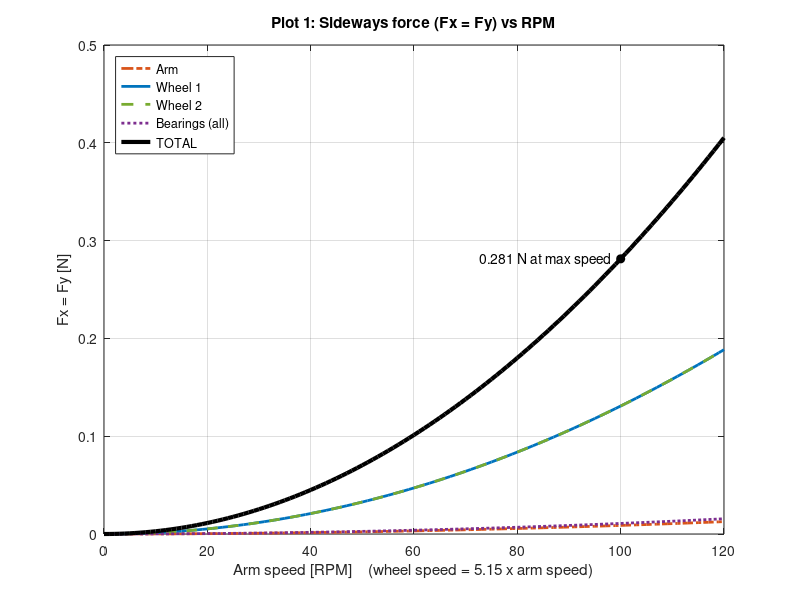
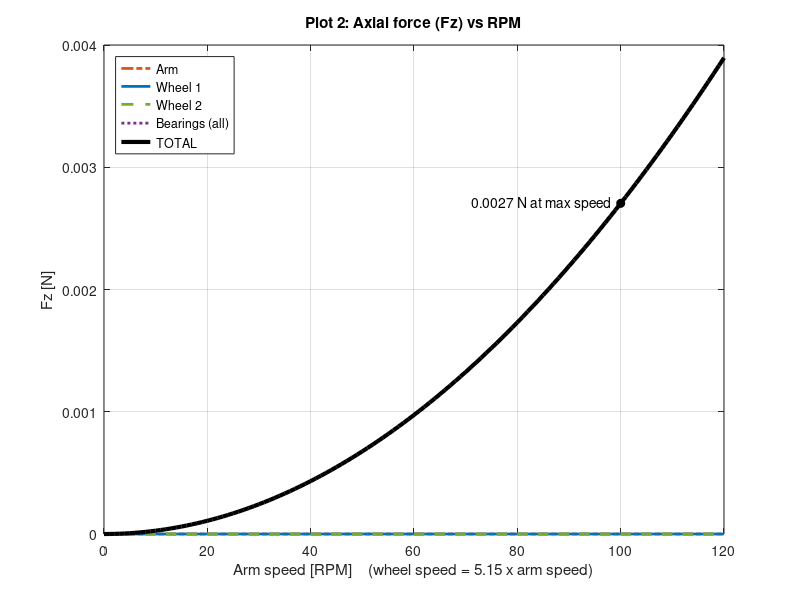

MATLAB code to generate these figures, in order:
%% ========================================================================
%  INDUCED VIBRATION ANALYSIS
%  Forces and moments induced by two momentum wheels, one rotating arm,
%  and their bearings
%
%  Sources:
%    1. IMBALANCE (each rotor), once per revolution (1x RPM)
%       - Static imbalance  : center of mass is off the spin axis -> lateral force
%                             F = mass x eccentricity x speed^2
%       - Dynamic imbalance : rotor sits slightly tilted          -> moment
%                             M = (Izz - I_perpendicular) x tilt x speed^2
%
%    2. BEARINGS (each rotor's tapered roller bearing pair)
%       Rollers passing over tiny bumps on the rings give small kicks at
%       harmonics of the rotor's RPM (cage, cup pass, cone pass, roller spin).
%       - Harmonic numbers come from the bearing geometry (exact).
%       - Kick strength = bearing_kick_ratio x static imbalance force (estimate).
%       - Tapered rollers push at the cup angle, so every kick also has an
%         axial part: axial = lateral x tan(cup angle).
%
%    3. TWIST (each rotor)
%       Motor reaction torque on the shaft during spin-up / spin-down:
%       Mz = Izz x speed / ramp time
%
%  Assumptions (state these in your report):
%    - Hard-mounted: loads are calculated as if bolted to a rigid base.
%    - Tilt and bearing_kick_ratio are estimates (no test data).
%    - Not included: structural resonance, motor torque ripple,
%      test-based bearing amplitudes.
%
%  Directions:
%    lateral = sideways (perpendicular to the shaft)
%    axial   = along the shaft (spin axis)
%
%  How to use:
%    1. Edit SECTION 1 only (your numbers).
%    2. Run the script.
%    3. The Command Window prints Fx, Fy, Fz, Mx, My, Mz in four parts:
%         PART 1  ARM               (imbalance only)
%         PART 2  MOMENTUM WHEELS   (imbalance only)
%         PART 3  BEARINGS          (harmonics only)
%         PART 4  ALL TOGETHER      <- the final answer, at the very bottom
%       The final answer is also saved as final_Fx_N ... final_Mz_Nm.
%  ========================================================================

clear; clc;
fprintf('Calculating...\n');


%% ========================================================================
%  SECTION 1: INPUTS  (this is the only section you need to edit)
%  ========================================================================

% ------------------------------------------------------------------------
% 1A. GENERAL
% ------------------------------------------------------------------------
spin_up_time_s       = 10;     % [s] time to go from 0 to max speed   (for the twist)
spin_down_time_s     = 10;     % [s] time to go from max speed to 0    (for the twist)
reference_position_m = 0;      % [m] point along the shaft where total moments are reported
bearing_kick_ratio   = 0.01;   % [-] each bearing harmonic = this fraction of the static imbalance force (0.01 = 1%)
report_arm_rpm       = [50 200];  % [RPM] extra arm speeds to get results at (wheels follow at the same
                                  %       ratio as the max speeds). Use [] for none.

% ------------------------------------------------------------------------
% 1B. WHEEL 1
% ------------------------------------------------------------------------
wheel1_name               = 'Wheel 1';
wheel1_mass_kg            = 3.0;      % [kg]     rotating mass only
wheel1_eccentricity_um    = 15;       % [um]     center of mass offset from the spin axis
wheel1_Ixx_kgm2           = 0.017;    % [kg*m^2] from CAD, at the center of mass
wheel1_Iyy_kgm2           = 0.017;    % [kg*m^2] from CAD, at the center of mass
wheel1_Izz_kgm2           = 0.034;    % [kg*m^2] from CAD, about the shaft
wheel1_tilt_deg           = 0.04;     % [deg]    how crooked it sits on the shaft
wheel1_max_speed_rpm      = 515;      % [RPM]
wheel1_spin_direction     = -1;       % +1 or -1
wheel1_position_m         = -0.200;   % [m]      center of mass position along the shaft

wheel1_bearing_rollers        = 15;   % [-]   number of rollers      (bearing catalog)
wheel1_bearing_roller_dia_mm  = 7;    % [mm]  mean roller diameter   (bearing catalog)
wheel1_bearing_pitch_dia_mm   = 39;   % [mm]  pitch diameter         (bearing catalog)
wheel1_bearing_cup_angle_deg  = 14;   % [deg] cup (contact) angle    (bearing catalog)

% ------------------------------------------------------------------------
% 1C. ARM
% ------------------------------------------------------------------------
arm_name                  = 'Arm';
arm_mass_kg               = 4.0;      % [kg]     rotating mass only
arm_eccentricity_um       = 20;       % [um]     center of mass offset from the spin axis
arm_Ixx_kgm2              = 0.340;    % [kg*m^2] from CAD, at the center of mass
arm_Iyy_kgm2              = 0.004;    % [kg*m^2] from CAD (about the arm's own length)
arm_Izz_kgm2              = 0.350;    % [kg*m^2] from CAD, about the shaft
arm_tilt_deg              = 0.03;     % [deg]    how crooked it sits on the shaft
arm_max_speed_rpm         = 100;      % [RPM]
arm_spin_direction        = +1;       % +1 or -1
arm_position_m            = 0.000;    % [m]      center of mass position along the shaft

arm_bearing_rollers           = 20;   % [-]   number of rollers      (bearing catalog)
arm_bearing_roller_dia_mm     = 8;    % [mm]  mean roller diameter   (bearing catalog)
arm_bearing_pitch_dia_mm      = 55;   % [mm]  pitch diameter         (bearing catalog)
arm_bearing_cup_angle_deg     = 15;   % [deg] cup (contact) angle    (bearing catalog)

% ------------------------------------------------------------------------
% 1D. WHEEL 2
% ------------------------------------------------------------------------
wheel2_name               = 'Wheel 2';
wheel2_mass_kg            = 3.0;      % [kg]     rotating mass only
wheel2_eccentricity_um    = 15;       % [um]     center of mass offset from the spin axis
wheel2_Ixx_kgm2           = 0.017;    % [kg*m^2] from CAD, at the center of mass
wheel2_Iyy_kgm2           = 0.017;    % [kg*m^2] from CAD, at the center of mass
wheel2_Izz_kgm2           = 0.034;    % [kg*m^2] from CAD, about the shaft
wheel2_tilt_deg           = 0.04;     % [deg]    how crooked it sits on the shaft
wheel2_max_speed_rpm      = 515;      % [RPM]
wheel2_spin_direction     = -1;       % +1 or -1
wheel2_position_m         = 0.200;    % [m]      center of mass position along the shaft

wheel2_bearing_rollers        = 15;   % [-]   number of rollers      (bearing catalog)
wheel2_bearing_roller_dia_mm  = 7;    % [mm]  mean roller diameter   (bearing catalog)
wheel2_bearing_pitch_dia_mm   = 39;   % [mm]  pitch diameter         (bearing catalog)
wheel2_bearing_cup_angle_deg  = 14;   % [deg] cup (contact) angle    (bearing catalog)

% ------------------------------------------------------------------------
% 1E. PLOTS
% ------------------------------------------------------------------------
make_plots  = true;    % true = draw the 2 plots
save_plots  = false;   % true = also save them as PNG files
plot_folder = 'Induced_Vibration_Plots';


%% ========================================================================
%  SECTION 2: PUT THE THREE ROTORS SIDE BY SIDE
%  Every quantity is a row of 3 numbers: [Wheel 1, Arm, Wheel 2]
%  ========================================================================

rotor_names     = {wheel1_name, arm_name, wheel2_name};
number_of_rotors = 3;
arm_index       = 2;

mass_kg          = [wheel1_mass_kg,         arm_mass_kg,         wheel2_mass_kg];
eccentricity_um  = [wheel1_eccentricity_um, arm_eccentricity_um, wheel2_eccentricity_um];
Ixx_kgm2         = [wheel1_Ixx_kgm2,        arm_Ixx_kgm2,        wheel2_Ixx_kgm2];
Iyy_kgm2         = [wheel1_Iyy_kgm2,        arm_Iyy_kgm2,        wheel2_Iyy_kgm2];
Izz_kgm2         = [wheel1_Izz_kgm2,        arm_Izz_kgm2,        wheel2_Izz_kgm2];
tilt_deg         = [wheel1_tilt_deg,        arm_tilt_deg,        wheel2_tilt_deg];
max_speed_rpm    = [wheel1_max_speed_rpm,   arm_max_speed_rpm,   wheel2_max_speed_rpm];
spin_direction   = [wheel1_spin_direction,  arm_spin_direction,  wheel2_spin_direction];
position_m       = [wheel1_position_m,      arm_position_m,      wheel2_position_m];

bearing_rollers       = [wheel1_bearing_rollers,       arm_bearing_rollers,       wheel2_bearing_rollers];
bearing_roller_dia_mm = [wheel1_bearing_roller_dia_mm, arm_bearing_roller_dia_mm, wheel2_bearing_roller_dia_mm];
bearing_pitch_dia_mm  = [wheel1_bearing_pitch_dia_mm,  arm_bearing_pitch_dia_mm,  wheel2_bearing_pitch_dia_mm];
bearing_cup_angle_deg = [wheel1_bearing_cup_angle_deg, arm_bearing_cup_angle_deg, wheel2_bearing_cup_angle_deg];


%% ========================================================================
%  SECTION 3: UNIT CONVERSIONS
%  ========================================================================

speed_rad_s      = max_speed_rpm * 2 * pi / 60;     % [rad/s]
speed_hz         = max_speed_rpm / 60;              % [Hz]  revolutions per second (1x RPM)
eccentricity_m   = eccentricity_um * 1e-6;          % [m]
tilt_rad         = tilt_deg * pi / 180;             % [rad]
lever_arm_m      = abs(position_m - reference_position_m);   % [m] distance to the reference point
ramp_time_s      = max(min(spin_up_time_s, spin_down_time_s), eps);


%% ========================================================================
%  SECTION 4: STATIC AND DYNAMIC IMBALANCE  (1x RPM)
%  ========================================================================

% Static imbalance: center of mass off the spin axis -> lateral force
static_imbalance_force_N = mass_kg .* eccentricity_m .* speed_rad_s .^ 2;

% Dynamic imbalance: rotor tilted on the spin axis -> moment
dynamic_imbalance_moment_Nm = max(abs(Izz_kgm2 - Ixx_kgm2), abs(Izz_kgm2 - Iyy_kgm2)) .* tilt_rad .* speed_rad_s .^ 2;


%% ========================================================================
%  SECTION 5: BEARING HARMONICS
%  ------------------------------------------------------------------------
%  Harmonic number h = number of kicks per revolution of that rotor.
%  Frequency = h x (rotor RPM / 60).
%  Cup (outer ring) rotates with the rotor, cone (inner ring) is on the
%  stationary shaft.
%  ========================================================================

harmonic_names   = {'Cage', 'Cup pass', 'Cone pass', 'Roller spin'};
number_of_harmonics = 4;
bearing_harmonic = zeros(number_of_rotors, number_of_harmonics);   % rows = rotors

for r = 1:number_of_rotors
    g = bearing_roller_dia_mm(r) * cosd(bearing_cup_angle_deg(r)) / bearing_pitch_dia_mm(r);
    bearing_harmonic(r, 1) = (1 + g) / 2;                                                   % cage
    bearing_harmonic(r, 2) = bearing_rollers(r) * (1 - g) / 2;                              % cup pass
    bearing_harmonic(r, 3) = bearing_rollers(r) * (1 + g) / 2;                              % cone pass
    bearing_harmonic(r, 4) = bearing_pitch_dia_mm(r) / (2 * bearing_roller_dia_mm(r)) * (1 - g ^ 2);  % roller spin
end

bearing_frequency_hz  = bearing_harmonic .* (speed_hz');                        % [Hz] rows = rotors
bearing_lateral_each_N = bearing_kick_ratio * static_imbalance_force_N;                           % one harmonic, sideways
bearing_axial_each_N   = bearing_lateral_each_N .* tand(bearing_cup_angle_deg);  % one harmonic, along the shaft
bearing_lateral_N      = number_of_harmonics * bearing_lateral_each_N;          % all 4 harmonics lined up
bearing_axial_N        = number_of_harmonics * bearing_axial_each_N;


%% ========================================================================
%  SECTION 6: FORCES AND MOMENTS OF EACH SOURCE  (worst case, max speed)
%  ------------------------------------------------------------------------
%  Axes: z = along the shaft (spin axis), x and y = sideways.
%
%  Fx, Fy : sideways force. It ROTATES with the rotor, so x and y see the
%           same peak a quarter turn apart  ->  peak Fx = peak Fy.
%  Fz     : force along the shaft (only the tapered bearings make this).
%  Mx, My : tipping moment at the reference point. It also rotates, so
%           peak Mx = peak My. = own moment + sideways force x distance.
%  Mz     : twist about the shaft (motor reaction, only during ramps).
%
%  Each source is stored as 6 numbers: [Fx; Fy; Fz; Mx; My; Mz]
%  Worst case = every peak lines up at the same moment (safe design value).
%  ========================================================================

% ---- Imbalance of each rotor (wheels and arm) ----
imbalance_loads = zeros(6, number_of_rotors);          % columns = Wheel 1, Arm, Wheel 2
for r = 1:number_of_rotors
    imbalance_moment = dynamic_imbalance_moment_Nm(r) + lever_arm_m(r) * static_imbalance_force_N(r);
    imbalance_loads(:, r) = [static_imbalance_force_N(r);     % Fx
                             static_imbalance_force_N(r);     % Fy
                             0;                               % Fz (imbalance does not push along the shaft)
                             imbalance_moment;                % Mx
                             imbalance_moment;                % My
                             spin_direction(r) * Izz_kgm2(r) * speed_rad_s(r) / ramp_time_s];  % Mz (signed twist)
end

% ---- Bearings of each rotor (all 4 harmonics lined up) ----
bearing_loads = zeros(6, number_of_rotors);            % columns = Wheel 1 bearings, Arm bearings, Wheel 2 bearings
for r = 1:number_of_rotors
    bearing_moment = lever_arm_m(r) * bearing_lateral_N(r);
    bearing_loads(:, r) = [bearing_lateral_N(r);    % Fx
                           bearing_lateral_N(r);    % Fy
                           bearing_axial_N(r);      % Fz
                           bearing_moment;          % Mx
                           bearing_moment;          % My
                           0];                      % Mz (bearing drag is internal: motor and bearings cancel)
end

% ---- Group the columns ----
wheel_columns = [1 3];
arm_loads     = imbalance_loads(:, arm_index);
wheel_loads   = imbalance_loads(:, wheel_columns);
wheels_total  = sum(wheel_loads, 2);                   % Mz adds with sign (both wheels spin the same way)
bearings_total = sum(bearing_loads, 2);
all_total     = arm_loads + wheels_total + bearings_total;
all_total(6)  = abs(all_total(6));                     % net twist (wheels cancel the arm)

% Show twist as a size (positive) everywhere except where noted
arm_loads(6)     = abs(arm_loads(6));
wheel_loads(6,:) = abs(wheel_loads(6,:));
wheels_total(6)  = abs(wheels_total(6));

% ---- Final answer saved in the Workspace: [Fx Fy Fz Mx My Mz] ----
final_arm_loads      = arm_loads';
final_wheel_1_loads  = wheel_loads(:, 1)';
final_wheel_2_loads  = wheel_loads(:, 2)';
final_bearing_loads  = bearings_total';
final_Fx_N  = all_total(1);
final_Fy_N  = all_total(2);
final_Fz_N  = all_total(3);
final_Mx_Nm = all_total(4);
final_My_Nm = all_total(5);
final_Mz_Nm = all_total(6);


%% ========================================================================
%  SECTION 7: PLOTS
%  ------------------------------------------------------------------------
%  Plot 1: sideways force (Fx = Fy) vs RPM    Plot 2: axial force (Fz) vs RPM
%  Every load grows with speed squared: load(speed) = load(max) x (speed/max)^2
%  The wheels follow the arm, so the x-axis is arm speed.
%  ========================================================================

if make_plots
    speed_fraction = linspace(0, 1.2, 121)';          % 0 to 120% of max speed
    arm_axis_rpm   = speed_fraction * max_speed_rpm(arm_index);
    curve_shape    = speed_fraction .^ 2;
    x_label_text   = sprintf('Arm speed [RPM]    (wheel speed = %.2f x arm speed)', max_speed_rpm(1) / max_speed_rpm(arm_index));

    plot_row     = [1, 3];                              % row 1 = Fx, row 3 = Fz
    plot_titles  = {'Plot 1: Sideways force (Fx = Fy) vs RPM', 'Plot 2: Axial force (Fz) vs RPM'};
    plot_ylabels = {'Fx = Fy [N]', 'Fz [N]'};
    plot_files   = {'Plot_1_Fx_Fy_vs_RPM.png', 'Plot_2_Fz_vs_RPM.png'};
    curve_names  = {'Arm', 'Wheel 1', 'Wheel 2', 'Bearings (all)', 'TOTAL'};
    curve_colors = [0.85 0.33 0.10; 0.00 0.45 0.74; 0.47 0.67 0.19; 0.49 0.18 0.56; 0 0 0];
    curve_lines  = {'-.', '-', '--', ':', '-'};

    for n = 1:2
        fprintf('Drawing plot %d...\n', n);
        try
            row = plot_row(n);
            curve_values = [arm_loads(row), wheel_loads(row, 1), wheel_loads(row, 2), bearings_total(row), all_total(row)];
            figure(n);
            clf;
            try
                set(gcf, 'Renderer', 'painters');
            catch
            end
            hold on;
            grid on;
            box on;
            for c = 1:numel(curve_values)
                line_width = 2;
                if c == numel(curve_values)
                    line_width = 3;
                end
                plot(arm_axis_rpm, curve_values(c) * curve_shape, curve_lines{c}, ...
                     'Color', curve_colors(c, :), 'LineWidth', line_width);
            end
            plot(max_speed_rpm(arm_index), all_total(row), 'ko', 'MarkerFaceColor', 'k');
            text(max_speed_rpm(arm_index), all_total(row), sprintf('%.3g N at max speed   ', all_total(row)), ...
                 'HorizontalAlignment', 'right');
            xlabel(x_label_text);
            ylabel(plot_ylabels{n});
            title(plot_titles{n});
            legend(curve_names, 'Location', 'northwest');
            hold off;
            fprintf('Plot %d done.\n', n);

            if save_plots
                if ~exist(plot_folder, 'dir')
                    mkdir(plot_folder);
                end
                saveas(gcf, fullfile(plot_folder, plot_files{n}));
                fprintf('Saved: %s\n', fullfile(pwd, plot_folder, plot_files{n}));
            end
        catch
            fprintf('PLOT %d PROBLEM: %s\n', n, lasterr);
        end
    end
end


%% ========================================================================
%  SECTION 8: PRINTED RESULTS  -  ARM, WHEELS, BEARINGS, ALL TOGETHER
%  ------------------------------------------------------------------------
%  Every part prints the same 6 rows: Fx, Fy, Fz, Mx, My, Mz
%  ========================================================================

row_labels = {'Fx  [N]   sideways', 'Fy  [N]   sideways', 'Fz  [N]   along shaft', ...
              'Mx  [N*m] tipping',  'My  [N*m] tipping',  'Mz  [N*m] twist (ramps)'};
part_line  = repmat('=', 1, 90);

part_titles  = {sprintf('PART 1: ARM  -  static + dynamic imbalance  (%.0f RPM)', max_speed_rpm(arm_index)), ...
                sprintf('PART 2: MOMENTUM WHEELS  -  static + dynamic imbalance  (%.0f RPM)', max_speed_rpm(1)), ...
                'PART 3: BEARINGS  -  harmonics of each rotor''s RPM', ...
                'PART 4: ALL TOGETHER  -  FINAL ANSWER  (arm + wheels + bearings)'};
part_columns = {{'Arm'}, ...
                {rotor_names{1}, rotor_names{3}, 'Wheels total'}, ...
                {[rotor_names{1}, ' brg'], [rotor_names{2}, ' brg'], [rotor_names{3}, ' brg'], 'Bearings total'}, ...
                {'Arm', 'Wheels', 'Bearings', 'TOTAL'}};
part_values  = {arm_loads, ...
                [wheel_loads, wheels_total], ...
                [bearing_loads, bearings_total], ...
                [arm_loads, wheels_total, bearings_total, all_total]};

for part = 1:4
    columns = part_columns{part};
    values  = part_values{part};
    fprintf('\n%s\n %s\n%s\n', part_line, part_titles{part}, part_line);
    fprintf('   %-26s', '');
    fprintf('%16s', columns{:});
    fprintf('\n');
    for k = 1:6
        fprintf('   %-26s', row_labels{k});
        fprintf('%16.4g', values(k, :));
        fprintf('\n');
    end

    % Extra information for each part
    if part == 1
        fprintf('\n   Fx = Fy: static imbalance %.4g N\n', static_imbalance_force_N(arm_index));
        fprintf('   Mx = My: dynamic imbalance %.4g N*m + force x distance %.4g N*m\n', ...
            dynamic_imbalance_moment_Nm(arm_index), lever_arm_m(arm_index) * static_imbalance_force_N(arm_index));
        fprintf('   Frequency: 1x RPM = %.2f Hz\n', speed_hz(arm_index));
    elseif part == 2
        for r = wheel_columns
            fprintf('\n   %s:  Fx = Fy static imbalance %.4g N  |  Mx = My: dynamic imbalance %.4g + force x distance %.4g N*m  |  1x = %.2f Hz', ...
                rotor_names{r}, static_imbalance_force_N(r), dynamic_imbalance_moment_Nm(r), ...
                lever_arm_m(r) * static_imbalance_force_N(r), speed_hz(r));
        end
        fprintf('\n');
    elseif part == 3
        fprintf('\n   Each harmonic (frequency = harmonic x RPM / 60):\n');
        fprintf('   %-10s %-13s %10s %12s %14s %14s\n', 'Rotor', 'Harmonic', 'x RPM', 'Freq [Hz]', 'Fx = Fy [N]', 'Fz [N]');
        for r = 1:number_of_rotors
            for k = 1:number_of_harmonics
                fprintf('   %-10s %-13s %10.3f %12.2f %14.4g %14.4g\n', rotor_names{r}, harmonic_names{k}, ...
                    bearing_harmonic(r, k), bearing_frequency_hz(r, k), bearing_lateral_each_N(r), bearing_axial_each_N(r));
            end
        end
    elseif part == 4
        fprintf('\n   Mz TOTAL is the NET twist: the wheels twist opposite to the arm, so they cancel.\n');
        fprintf('   Each motor mount still feels its own twist (see PART 1 and PART 2).\n');
        fprintf('\n   ASSUMPTIONS: hard-mounted (rigid base). Tilt and bearing kick ratio are estimates.\n');
        fprintf('   NOT INCLUDED: structural resonance, motor torque ripple, test-based bearing amplitudes.\n');
        if ~isempty(report_arm_rpm)
            fprintf('\n   AT OTHER SPEEDS  (TOTAL; wheels follow the arm; every value grows with speed squared)\n');
            fprintf('   %10s %12s %14s %14s %16s\n', 'Arm RPM', 'Wheel RPM', 'Fx = Fy [N]', 'Fz [N]', 'Mx = My [N*m]');
            for i = 1:numel(report_arm_rpm)
                speed_ratio = report_arm_rpm(i) / max_speed_rpm(arm_index);
                fprintf('   %10.1f %12.1f %14.4g %14.4g %16.4g\n', report_arm_rpm(i), max_speed_rpm(1) * speed_ratio, ...
                    all_total(1) * speed_ratio ^ 2, all_total(3) * speed_ratio ^ 2, all_total(4) * speed_ratio ^ 2);
            end
        end
    end
end
fprintf('%s\n', part_line);
